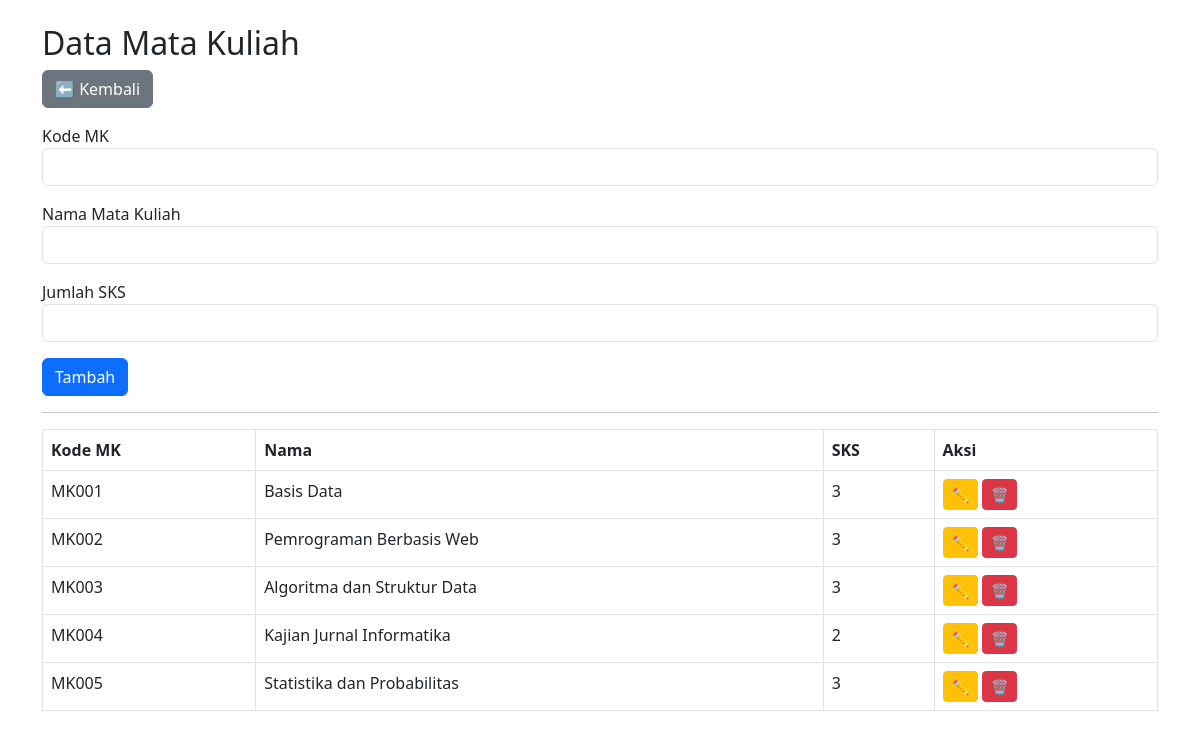
The app's page /mataKuliah.php with its own data.
### tables this page shows
CREATE TABLE `matakuliah` (
  `kodemk` char(6) NOT NULL,
  `nama` varchar(50) DEFAULT NULL,
  `jumlah_sks` int(3) DEFAULT NULL
);

### mataKuliah.php (the view, shortened to what this page needs)
<?php
include 'koneksi.php';
$data = mysqli_query($koneksi, "SELECT * FROM matakuliah");
$editData = null;
?>
<!DOCTYPE html>
<html>
<head>
  <link href="https://cdnjs.cloudflare.com/ajax/libs/bootstrap/5.3.0/css/bootstrap.min.css" rel="stylesheet">
</head>
<body>
<div class="container mt-4">
  <h2>Data Mata Kuliah</h2>
  <a href="index.php" class="btn btn-secondary mb-3">⬅️ Kembali</a>
  <form method="post">
    <div class="mb-3">
      <label>Kode MK</label>
      <input type="text" name="kodemk" class="form-control" value="<?= $editData['kodemk'] ?? '' ?>" <?= $editData ? 'readonly' : '' ?> required>
    </div>
    <div class="mb-3">
      <label>Nama Mata Kuliah</label>
      <input type="text" name="nama" class="form-control" value="<?= $editData['nama'] ?? '' ?>" required>
    </div>
    <div class="mb-3">
      <label>Jumlah SKS</label>
      <input type="number" name="jumlah_sks" class="form-control" value="<?= $editData['jumlah_sks'] ?? '' ?>" required>
    </div>
    <button type="submit" name="<?= $editData ? 'edit' : 'tambah' ?>" class="btn btn-primary">
      <?= $editData ? 'Update' : 'Tambah' ?>
    </button>
  </form>
  <hr>
  <table class="table table-bordered mt-3">
    <thead>
      <tr>
        <th>Kode MK</th>
        <th>Nama</th>
        <th>SKS</th>
        <th>Aksi</th>
      </tr>
    </thead>
    <tbody>
      <?php while ($row = mysqli_fetch_assoc($data)) : ?>
        <tr>
          <td><?= $row['kodemk'] ?></td>
          <td><?= $row['nama'] ?></td>
          <td><?= $row['jumlah_sks'] ?></td>
          <td>
            <a href="matakuliah.php?edit=<?= $row['kodemk'] ?>" class="btn btn-warning btn-sm">✏️</a>
            <a href="matakuliah.php?hapus=<?= $row['kodemk'] ?>" class="btn btn-danger btn-sm" onclick="return confirm('Hapus data?')">🗑️</a>
          </td>
        </tr>
      <?php endwhile; ?>
    </tbody>
  </table>
</div>
</body>
</html>

### records on screen
matakuliah: kodemk "MK001", nama "Basis Data", jumlah_sks "3"
matakuliah: kodemk "MK002", nama "Pemrograman Berbasis Web", jumlah_sks "3"
matakuliah: kodemk "MK003", nama "Algoritma dan Struktur Data", jumlah_sks "3"
matakuliah: kodemk "MK004", nama "Kajian Jurnal Informatika", jumlah_sks "2"
matakuliah: kodemk "MK005", nama "Statistika dan Probabilitas", jumlah_sks "3"
